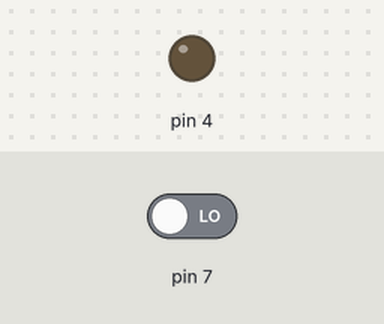
Bench run of a sketch on a simulated Arduino Uno, built with avr-gcc and run on an emulated ATmega328P. Shown: output pins drawn as LEDs (lit = HIGH). Inputs (shaded band) come from the test bench; at power-on: pin 7 LOW.

Above: at 1.2 s.
1.3 s: pin 7 driven HIGH
At 2.2 s:
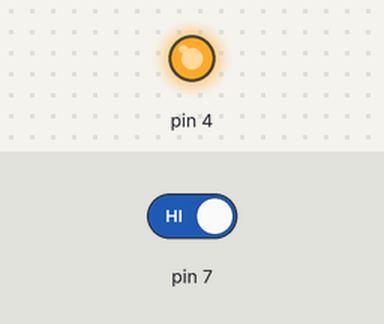
2.8 s: pin 7 driven LOW
At 3.3 s:
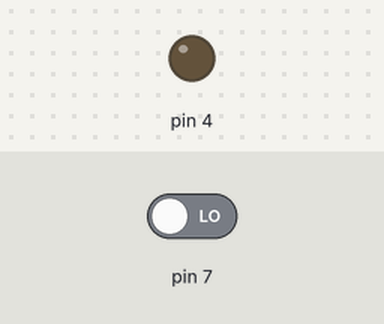
Timing chart, 0 to 5.8 s (numbered marks = the images above; inputs shaded):
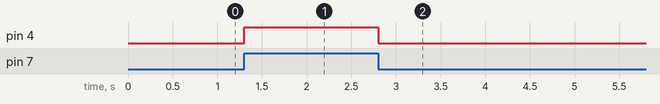

Measured:
- after the input at 1.3 s, pin 4: LOW → HIGH at once
- after the input at 2.8 s, pin 4: HIGH → LOW at once

The sketch:

sketch_mar05a.ino
```cpp
int a;
void setup() {

pinMode(7,INPUT);
pinMode(4,OUTPUT);


Serial.begin(9600);
}

void loop() {

  a=digitalRead(7);
  if(a==1)
  digitalWrite(4,HIGH);
  else
  digitalWrite(4,LOW);

}
```
